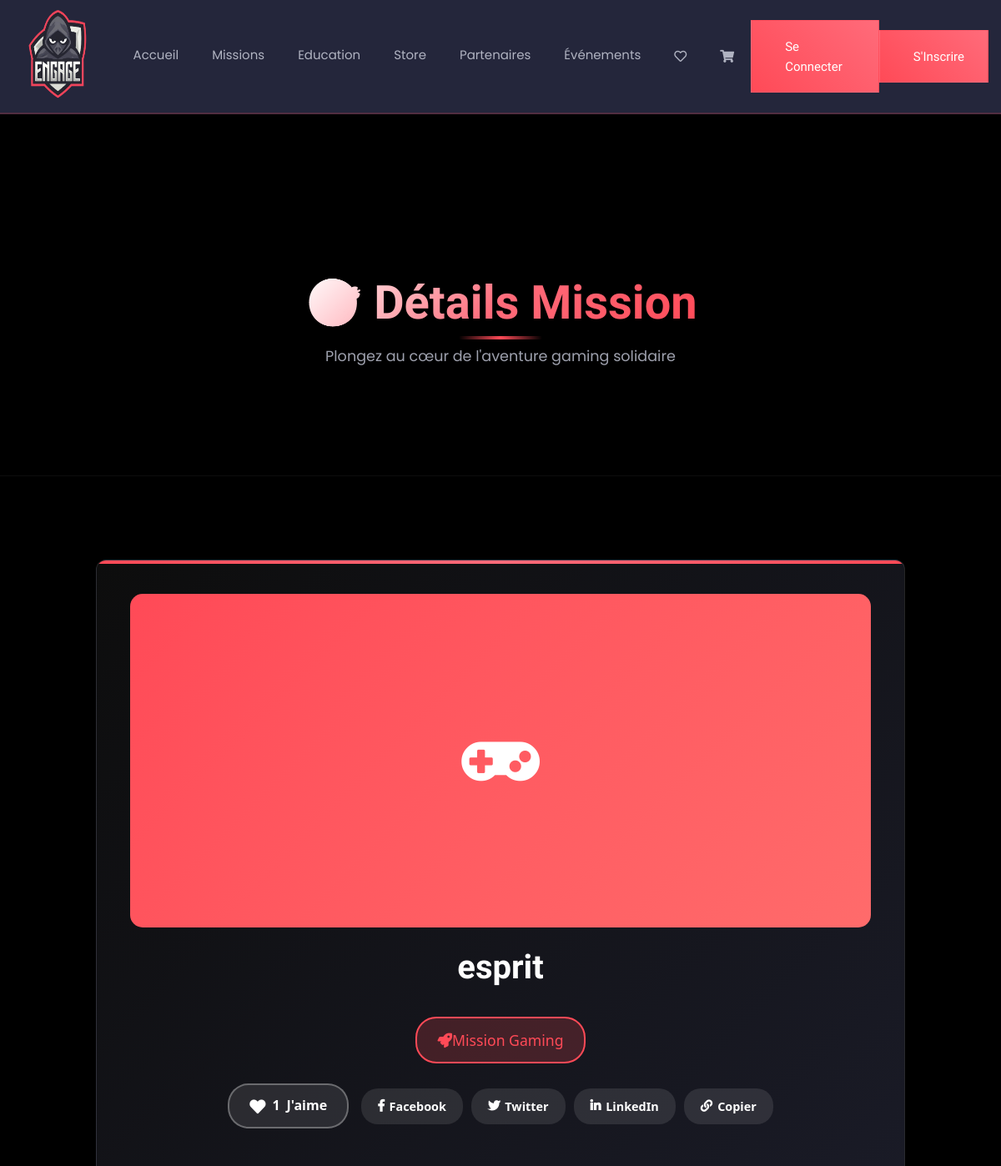
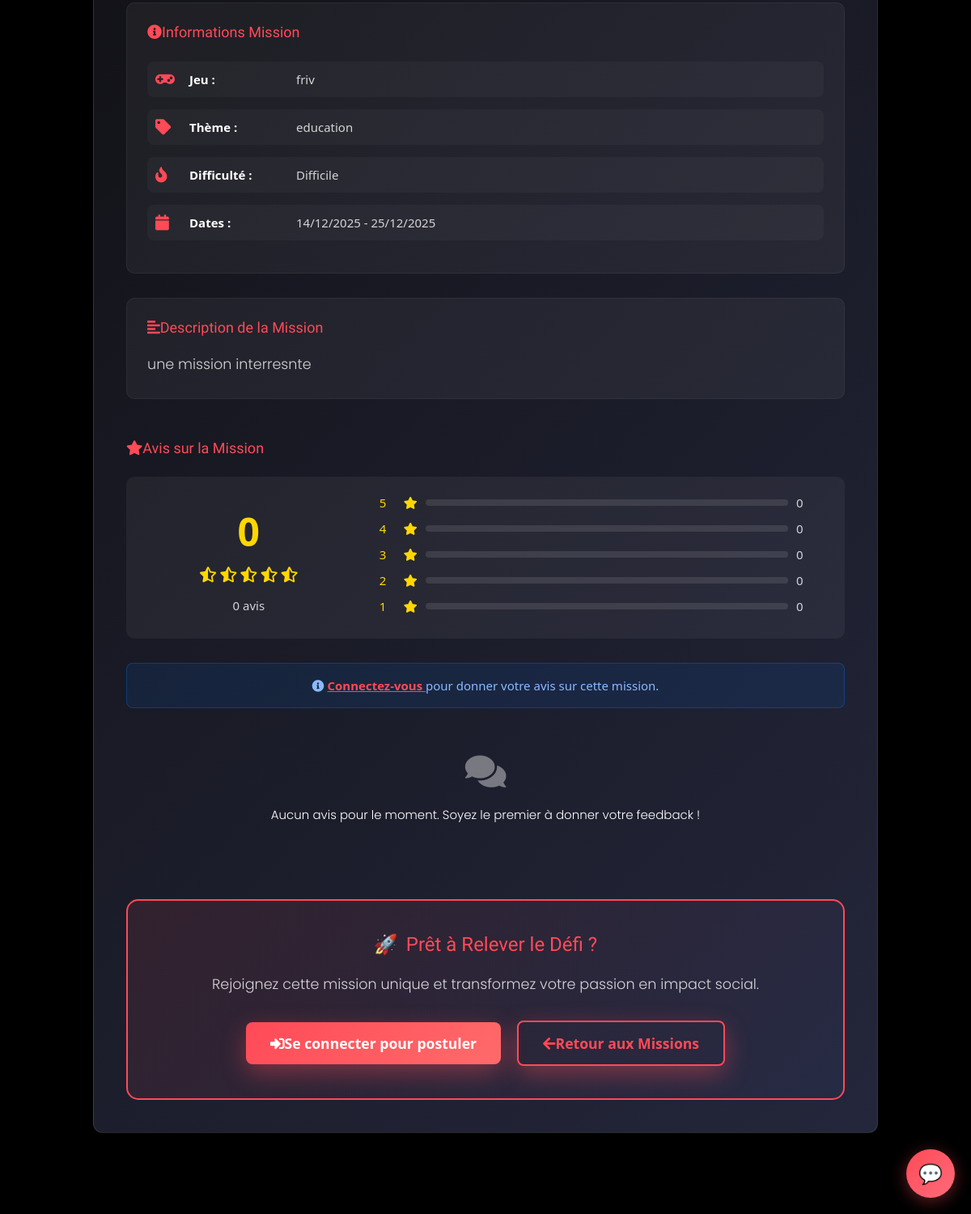
/view/frontoffice/missiondetails.php?id=10, run on the app's committed database (2 pictures, top to bottom).
### tables this page shows
CREATE TABLE `missions` (
  `id` int(11) NOT NULL,
  `titre` varchar(255) NOT NULL,
  `jeu` varchar(100) NOT NULL,
  `theme` varchar(100) DEFAULT NULL,
  `niveau_difficulte` enum('Facile','Moyen','Difficile','Expert') DEFAULT 'Moyen',
  `description` text NOT NULL,
  `competences_requises` text DEFAULT NULL,
  `salaire_propose` decimal(10,2) DEFAULT NULL,
  `duree_estimee` varchar(100) DEFAULT NULL,
  `nombre_places` int(11) NOT NULL DEFAULT 1,
  `date_creation` timestamp NOT NULL DEFAULT current_timestamp(),
  `date_debut` date DEFAULT NULL,
  `date_fin` date DEFAULT NULL,
  `statut` enum('Ouverte','Fermee','En_cours','Terminee') NOT NULL DEFAULT 'Ouverte',
  `createur_id` int(11) DEFAULT NULL,
  `partenaire_id` int(11) DEFAULT NULL
);

### view/frontoffice/missiondetails.php (the view, shortened to what the rows shown need)
<?php
require_once __DIR__ . '/../../controller/missioncontroller.php';
$missionC = new missioncontroller();
$id = intval($_GET['id']);
$mission = $missionC->getMissionById($id);
$isLiked = false;
$theme = strtolower(trim($mission['theme']));
$images = [
    "sport" => "sport.png",
    "football" => "tournoi.png",
    "Éducation" => "education.png",
    "education" => "education.png",
    "esport" => "valorant.png",
    "valorant" => "valorant.png",
    "minecraft" => "minecraft.png",
    "Création" => "roblox.png",
    "prévention" => "sante.png",
    "prevention" => "sante.png",
    "coaching" => "coaching.png",
    "Compétition" => "cyber.png",
];
$image = $images[$theme] ?? "default.png";
$imagePath = "assets/img/" . $image;
?>
<!DOCTYPE html>
<html lang="fr">
<head>
    <link rel="stylesheet" href="assets/css/bootstrap.min.css">
    <link rel="stylesheet" href="assets/css/all.css">
    <link rel="stylesheet" href="assets/css/style.css">
    <link rel="stylesheet" href="assets/css/mission.css">
    <link rel="stylesheet" href="assets/css/custom-frontoffice.css">
</head>
<body>
<div class="body_bg">
    <section class="breadcrumb_bg">
        <div class="container">
            <div class="breadcrumb_iner_item text-center">
                <h1 class="design-title">🎯 Détails Mission</h1>
            </div>
        </div>
    </section>
    <section class="section_padding">
        <div class="container">
            <div class="row">
                <div class="col-lg-10 mx-auto">
                    <div class="enhanced-card">
                        <div class="text-center mb-5">
                            <div class="details-header">
                                <?php if (file_exists($imagePath)): ?>
                                    <img src="<?= $imagePath ?>" alt="<?= htmlspecialchars($mission['theme']) ?>"
                                         style="width: 100%; height: 400px; object-fit: cover; border-radius: 15px; border: 3px solid rgba(255,255,255,0.1);">
                                <?php else: ?>
                                    <div style="background: linear-gradient(135deg, #ff4a57 0%, #ff6b6b 100%); height: 400px; display: flex; align-items: center; justify-content: center; border-radius: 15px;">
                                    </div>
                                <?php endif; ?>
                            </div>
                            <h1 class="game-title-main mt-4" style="color: white; font-size: 2.5rem; font-weight: 700;"><?= htmlspecialchars($mission['titre']) ?></h1>
                            <span style="background: rgba(255,74,87,0.2); color: #ff4a57; padding: 12px 25px; border-radius: 25px; font-size: 1.1rem; border: 2px solid #ff4a57; display: inline-block; margin-top: 15px;">
                                <i class="fas fa-rocket me-2"></i>Mission Gaming
                            </span>
                            <div class="social-actions mt-4" style="display: flex; justify-content: center; gap: 15px; flex-wrap: wrap; align-items: center;">
                                <button id="likeBtn" class="btn-like <?= $isLiked ? 'liked' : '' ?>"
                                        data-mission-id="<?= $id ?>"
                                        <?= !isset($_SESSION['user_id']) ? 'onclick="alert(\'Vous devez être connecté pour liker\')"' : '' ?>>
                                </button>
                                <div class="share-buttons" style="display: flex; gap: 10px;">
                                </div>
                            </div>
                        </div>
                        <div class="info-section" style="background: rgba(255,255,255,0.05); padding: 25px; border-radius: 10px; margin-bottom: 30px;">
                            <div class="info-item" style="display: flex; align-items: center; margin-bottom: 15px; padding: 10px; background: rgba(255,255,255,0.03); border-radius: 8px;">
                                <i class="fas fa-gamepad" style="color: #ff4a57; width: 30px; font-size: 1.2rem;"></i>
                                <strong style="color: white; width: 120px;">Jeu :</strong>
                                <span style="color: rgba(255,255,255,0.8);"><?= htmlspecialchars($mission['jeu']) ?></span>
                            </div>
                            <div class="info-item" style="display: flex; align-items: center; margin-bottom: 15px; padding: 10px; background: rgba(255,255,255,0.03); border-radius: 8px;">
                                <i class="fas fa-tag" style="color: #ff4a57; width: 30px; font-size: 1.2rem;"></i>
                                <strong style="color: white; width: 120px;">Thème :</strong>
                                <span style="color: rgba(255,255,255,0.8);"><?= htmlspecialchars($mission['theme']) ?></span>
                            </div>
                            <div class="info-item" style="display: flex; align-items: center; margin-bottom: 15px; padding: 10px; background: rgba(255,255,255,0.03); border-radius: 8px;">
                                <i class="fas fa-fire" style="color: #ff4a57; width: 30px; font-size: 1.2rem;"></i>
                                <strong style="color: white; width: 120px;">Difficulté :</strong>
                                <span style="color: rgba(255,255,255,0.8);"><?= htmlspecialchars($mission['niveau_difficulte']) ?></span>
                            </div>
                            <div class="info-item" style="display: flex; align-items: center; padding: 10px; background: rgba(255,255,255,0.03); border-radius: 8px;">
                                <i class="fas fa-calendar" style="color: #ff4a57; width: 30px; font-size: 1.2rem;"></i>
                                <strong style="color: white; width: 120px;">Dates :</strong>
                                <span style="color: rgba(255,255,255,0.8);">
                                    <?= date('d/m/Y', strtotime($mission['date_debut'])) ?> - <?= date('d/m/Y', strtotime($mission['date_fin'])) ?>
                                </span>
                            </div>
                        </div>
                        <div class="description-section" style="background: rgba(255,255,255,0.05); padding: 25px; border-radius: 10px; margin-bottom: 30px;">
                            <h4 style="color: #ff4a57; margin-bottom: 20px;">
                                <i class="fas fa-align-left me-2"></i>Description de la Mission
                            </h4>
                            <p class="mt-3" style="font-size: 1.1rem; line-height: 1.8; color: rgba(255,255,255,0.8);">
                                <?= nl2br(htmlspecialchars($mission['description'] ?? "Aucune description disponible.")) ?>
                            </p>
                        </div>
                    </div>
                </div>
            </div>
        </div>
    </section>
</div>
</body>
</html>

### data on the page
missions: titre "esprit", jeu "friv", theme "education", niveau_difficulte "Difficile", date_debut "14/12/2025", date_fin "25/12/2025", description "une mission interresnte"

### other printed values
$likeCount "1"
$averageRating "0"
$totalFeedbacks "0"
$count "0"
